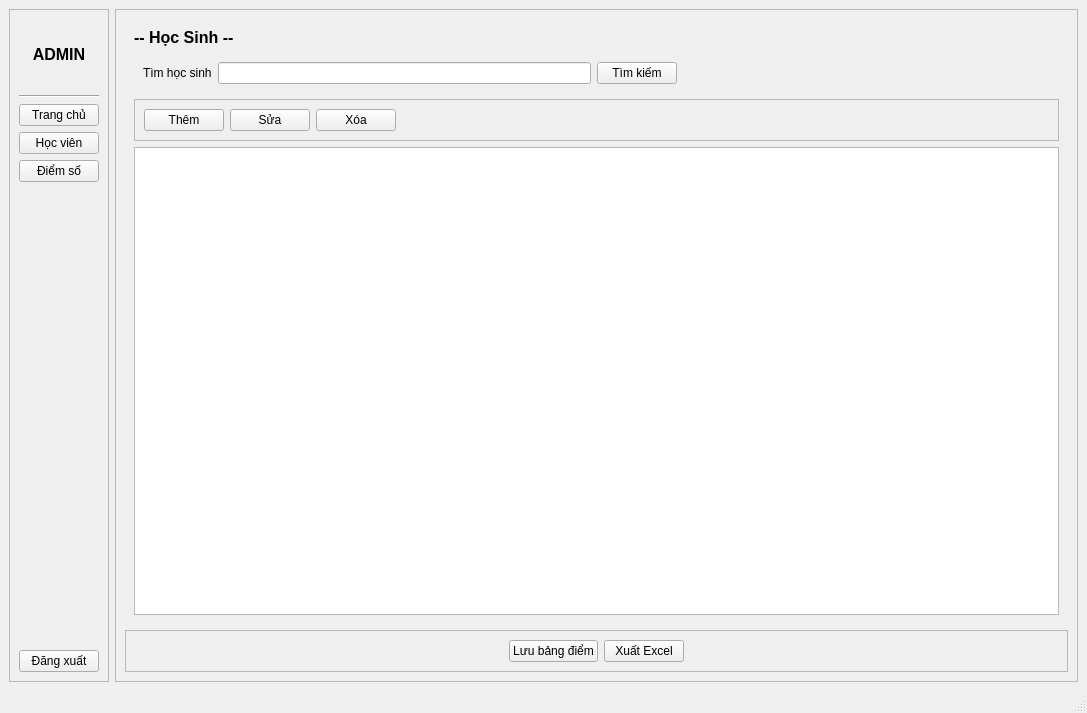
<?xml version="1.0" encoding="UTF-8"?>
<ui version="4.0">
 <class>MainWindow</class>
 <widget class="QMainWindow" name="MainWindow">
  <property name="geometry">
   <rect>
    <x>0</x>
    <y>0</y>
    <width>1087</width>
    <height>713</height>
   </rect>
  </property>
  <property name="windowTitle">
   <string>MainWindow</string>
  </property>
  <widget class="QWidget" name="centralwidget">
   <layout class="QHBoxLayout" name="horizontalLayout">
    <item>
     <widget class="QFrame" name="menuFrame">
      <property name="maximumSize">
       <size>
        <width>220</width>
        <height>16777215</height>
       </size>
      </property>
      <property name="frameShape">
       <enum>QFrame::StyledPanel</enum>
      </property>
      <property name="frameShadow">
       <enum>QFrame::Raised</enum>
      </property>
      <layout class="QVBoxLayout" name="verticalLayout">
       <item>
        <widget class="QLabel" name="label_3">
         <property name="minimumSize">
          <size>
           <width>0</width>
           <height>70</height>
          </size>
         </property>
         <property name="font">
          <font>
           <pointsize>12</pointsize>
           <weight>75</weight>
           <bold>true</bold>
          </font>
         </property>
         <property name="text">
          <string>ADMIN</string>
         </property>
         <property name="alignment">
          <set>Qt::AlignCenter</set>
         </property>
        </widget>
       </item>
       <item>
        <widget class="Line" name="line">
         <property name="orientation">
          <enum>Qt::Horizontal</enum>
         </property>
        </widget>
       </item>
       <item>
        <widget class="QPushButton" name="btnHome">
         <property name="text">
          <string>Trang chủ</string>
         </property>
        </widget>
       </item>
       <item>
        <widget class="QPushButton" name="btnStudent">
         <property name="text">
          <string>Học viên</string>
         </property>
        </widget>
       </item>
       <item>
        <widget class="QPushButton" name="btnScore">
         <property name="text">
          <string>Điểm số</string>
         </property>
        </widget>
       </item>
       <item>
        <spacer name="verticalSpacer">
         <property name="orientation">
          <enum>Qt::Vertical</enum>
         </property>
         <property name="sizeHint" stdset="0">
          <size>
           <width>20</width>
           <height>40</height>
          </size>
         </property>
        </spacer>
       </item>
       <item>
        <widget class="QPushButton" name="btnLogout">
         <property name="text">
          <string>Đăng xuất</string>
         </property>
        </widget>
       </item>
      </layout>
     </widget>
    </item>
    <item>
     <widget class="QFrame" name="contentFrame">
      <property name="frameShape">
       <enum>QFrame::StyledPanel</enum>
      </property>
      <property name="frameShadow">
       <enum>QFrame::Raised</enum>
      </property>
      <layout class="QVBoxLayout" name="verticalLayout_2">
       <item>
        <widget class="QStackedWidget" name="mainStack">
         <property name="currentIndex">
          <number>1</number>
         </property>
         <widget class="QWidget" name="pageHome">
          <layout class="QHBoxLayout" name="horizontalLayout_2">
           <item>
            <widget class="QLabel" name="label">
             <property name="font">
              <font>
               <pointsize>30</pointsize>
               <weight>75</weight>
               <bold>true</bold>
              </font>
             </property>
             <property name="text">
              <string>WELCOME ADMIN</string>
             </property>
             <property name="alignment">
              <set>Qt::AlignCenter</set>
             </property>
            </widget>
           </item>
          </layout>
         </widget>
         <widget class="QWidget" name="pageStudents">
          <layout class="QVBoxLayout" name="verticalLayout_3">
           <item>
            <widget class="QLabel" name="label_2">
             <property name="font">
              <font>
               <pointsize>12</pointsize>
               <weight>75</weight>
               <bold>true</bold>
              </font>
             </property>
             <property name="text">
              <string>-- Học Sinh --</string>
             </property>
            </widget>
           </item>
           <item>
            <widget class="QWidget" name="widget" native="true">
             <layout class="QHBoxLayout" name="horizontalLayout_7">
              <item>
               <widget class="QLabel" name="label_7">
                <property name="text">
                 <string>Tìm học sinh</string>
                </property>
               </widget>
              </item>
              <item>
               <widget class="QLineEdit" name="txtSearch">
                <property name="minimumSize">
                 <size>
                  <width>200</width>
                  <height>0</height>
                 </size>
                </property>
               </widget>
              </item>
              <item>
               <widget class="QPushButton" name="btnSearch">
                <property name="text">
                 <string>Tìm kiếm</string>
                </property>
               </widget>
              </item>
              <item>
               <spacer name="horizontalSpacer_5">
                <property name="orientation">
                 <enum>Qt::Horizontal</enum>
                </property>
                <property name="sizeHint" stdset="0">
                 <size>
                  <width>40</width>
                  <height>20</height>
                 </size>
                </property>
               </spacer>
              </item>
             </layout>
            </widget>
           </item>
           <item>
            <widget class="QFrame" name="frame">
             <property name="maximumSize">
              <size>
               <width>16777215</width>
               <height>16777215</height>
              </size>
             </property>
             <property name="frameShape">
              <enum>QFrame::StyledPanel</enum>
             </property>
             <property name="frameShadow">
              <enum>QFrame::Raised</enum>
             </property>
             <layout class="QHBoxLayout" name="horizontalLayout_3">
              <item>
               <widget class="QPushButton" name="btnAddStudent">
                <property name="text">
                 <string>Thêm</string>
                </property>
               </widget>
              </item>
              <item>
               <widget class="QPushButton" name="btnEditStudent">
                <property name="text">
                 <string>Sửa</string>
                </property>
               </widget>
              </item>
              <item>
               <widget class="QPushButton" name="btnDeleteStudent">
                <property name="text">
                 <string>Xóa</string>
                </property>
               </widget>
              </item>
              <item>
               <spacer name="horizontalSpacer">
                <property name="orientation">
                 <enum>Qt::Horizontal</enum>
                </property>
                <property name="sizeHint" stdset="0">
                 <size>
                  <width>40</width>
                  <height>20</height>
                 </size>
                </property>
               </spacer>
              </item>
             </layout>
            </widget>
           </item>
           <item>
            <widget class="QTableWidget" name="tableStudent"/>
           </item>
          </layout>
         </widget>
         <widget class="QWidget" name="pageScores">
          <layout class="QVBoxLayout" name="verticalLayout_4">
           <item>
            <widget class="QLabel" name="label_4">
             <property name="font">
              <font>
               <pointsize>12</pointsize>
               <weight>75</weight>
               <bold>true</bold>
              </font>
             </property>
             <property name="text">
              <string>-- Điểm --</string>
             </property>
            </widget>
           </item>
           <item>
            <widget class="QFrame" name="frame_2">
             <property name="frameShape">
              <enum>QFrame::StyledPanel</enum>
             </property>
             <property name="frameShadow">
              <enum>QFrame::Raised</enum>
             </property>
             <layout class="QHBoxLayout" name="horizontalLayout_4">
              <item>
               <widget class="QLabel" name="label_5">
                <property name="minimumSize">
                 <size>
                  <width>70</width>
                  <height>0</height>
                 </size>
                </property>
                <property name="text">
                 <string>Chọn Lớp</string>
                </property>
                <property name="alignment">
                 <set>Qt::AlignRight|Qt::AlignTrailing|Qt::AlignVCenter</set>
                </property>
               </widget>
              </item>
              <item>
               <widget class="QComboBox" name="cboClassSelect">
                <property name="minimumSize">
                 <size>
                  <width>130</width>
                  <height>0</height>
                 </size>
                </property>
               </widget>
              </item>
              <item>
               <widget class="QLabel" name="label_6">
                <property name="minimumSize">
                 <size>
                  <width>70</width>
                  <height>0</height>
                 </size>
                </property>
                <property name="text">
                 <string>Môn học</string>
                </property>
                <property name="alignment">
                 <set>Qt::AlignRight|Qt::AlignTrailing|Qt::AlignVCenter</set>
                </property>
               </widget>
              </item>
              <item>
               <widget class="QComboBox" name="cbSubject">
                <property name="minimumSize">
                 <size>
                  <width>130</width>
                  <height>0</height>
                 </size>
                </property>
               </widget>
              </item>
              <item>
               <spacer name="horizontalSpacer_2">
                <property name="orientation">
                 <enum>Qt::Horizontal</enum>
                </property>
                <property name="sizeHint" stdset="0">
                 <size>
                  <width>40</width>
                  <height>20</height>
                 </size>
                </property>
               </spacer>
              </item>
              <item>
               <widget class="QPushButton" name="btnLoadScores">
                <property name="text">
                 <string>Tải danh sách</string>
                </property>
               </widget>
              </item>
             </layout>
            </widget>
           </item>
           <item>
            <widget class="QWidget" name="widgetChart" native="true">
             <property name="minimumSize">
              <size>
               <width>400</width>
               <height>300</height>
              </size>
             </property>
            </widget>
           </item>
           <item>
            <widget class="QTableWidget" name="tableScores">
             <column>
              <property name="text">
               <string>Mã HS</string>
              </property>
             </column>
             <column>
              <property name="text">
               <string>Họ Tên</string>
              </property>
             </column>
             <column>
              <property name="text">
               <string>Điểm 15p</string>
              </property>
             </column>
             <column>
              <property name="text">
               <string>Điểm 1 tiết</string>
              </property>
             </column>
             <column>
              <property name="text">
               <string>Thi HK</string>
              </property>
             </column>
             <column>
              <property name="text">
               <string>Điểm TB</string>
              </property>
             </column>
            </widget>
           </item>
          </layout>
         </widget>
        </widget>
       </item>
       <item>
        <widget class="QFrame" name="frame_3">
         <property name="frameShape">
          <enum>QFrame::StyledPanel</enum>
         </property>
         <property name="frameShadow">
          <enum>QFrame::Raised</enum>
         </property>
         <layout class="QHBoxLayout" name="horizontalLayout_5">
          <item>
           <spacer name="horizontalSpacer_3">
            <property name="orientation">
             <enum>Qt::Horizontal</enum>
            </property>
            <property name="sizeHint" stdset="0">
             <size>
              <width>40</width>
              <height>20</height>
             </size>
            </property>
           </spacer>
          </item>
          <item>
           <widget class="QPushButton" name="btnSaveScore">
            <property name="text">
             <string>Lưu bảng điểm</string>
            </property>
           </widget>
          </item>
          <item>
           <widget class="QPushButton" name="btnExportExcel">
            <property name="text">
             <string>Xuất Excel</string>
            </property>
           </widget>
          </item>
          <item>
           <spacer name="horizontalSpacer_4">
            <property name="orientation">
             <enum>Qt::Horizontal</enum>
            </property>
            <property name="sizeHint" stdset="0">
             <size>
              <width>40</width>
              <height>20</height>
             </size>
            </property>
           </spacer>
          </item>
         </layout>
        </widget>
       </item>
      </layout>
     </widget>
    </item>
   </layout>
  </widget>
  <widget class="QStatusBar" name="statusbar"/>
 </widget>
 <resources/>
 <connections/>
</ui>
